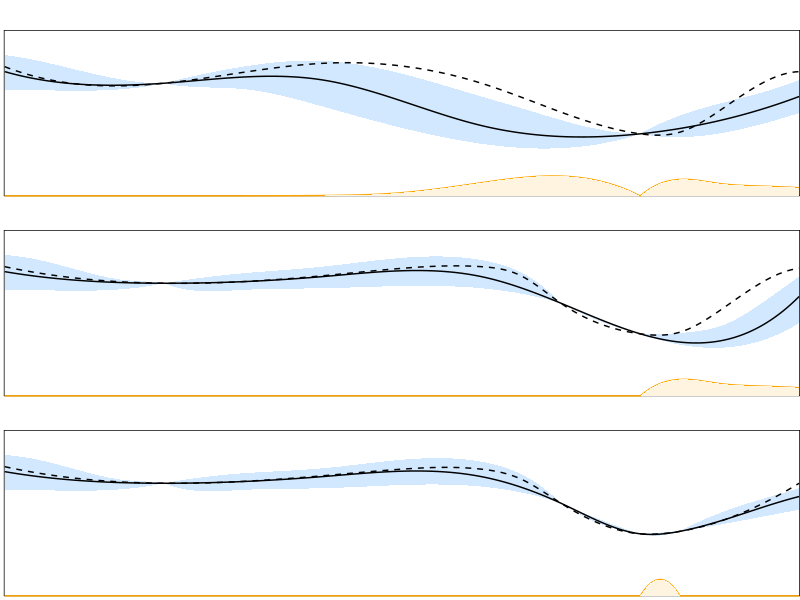

Write the R code that produced this figure.
library(ggplot2)
library(cowplot)


## plot1
df <- data.frame(xx=seq(0, 10, 0.05))

# observation and objective function
y.true <- c(7.5, 6.8, 7.0, 4.25, 3.75, 6.0)
y.predict <- c(7.8, 6.8, 8.0, 6.8, 3.75, 3.85, 5.15, 7.5)

df$y.true <- splinefun(x=seq(0, 10, 2), y.true)(df$xx)
df$y.predict <- splinefun(x=c(seq(0, 8, 2), 8.5, 9, 10), y.predict)(df$xx)

# confidence interval
# lower bound
x.lci.1 <- seq(0, 2, 0.05)
y.lci.1 <- splinefun(x=c(0, 1, 1.5, 2),
                     y=c(6.4, 6.35, 6.45, 6.8))(x.lci.1)

x.lci.2 <- seq(2, 8, 0.05)
y.lci.2 <- splinefun(x=c(2, 2.2, 3, 4, 6, 8),
                     y=c(6.8, 6.65, 6.45, 5.4, 3.15, 3.75))(x.lci.2)

x.lci.3 <- seq(8, 10, 0.05)
y.lci.3 <- splinefun(x=c(8, 8.5, 9.5, 10),
                     y=c(3.75, 3.55, 4.3, 5.0))(x.lci.3)

temp.df <- data.frame(x.lci=c(x.lci.1, x.lci.2, x.lci.3), 
                      y.lci=c(y.lci.1, y.lci.2, y.lci.3))
temp.df <- temp.df[!duplicated(temp.df$x.lci), ]

df$y.lci <- NULL
df$y.lci[which(abs(df$xx-temp.df$x.lci)<0.01)] <- temp.df$y.lci

# upper bound
x.uci.1 <- seq(0, 2, 0.05)
y.uci.1 <- splinefun(x=c(0, 1, 1.5, 2),
                     y=c(8.5, 7.5, 7.0, 6.8))(x.uci.1)

x.uci.2 <- seq(2, 8, 0.05)
y.uci.2 <- splinefun(x=c(2, 3, 4, 6, 6.5, 7.5, 8),
                     y=c(6.8, 7.8, 8.15, 6.0, 5.3, 4.0, 3.75))(x.uci.2)

x.uci.3 <- seq(8, 10, 0.05)
y.uci.3 <- splinefun(x=c(8, 8.5, 9.5, 10),
                     y=c(3.75, 4.85, 6.2, 7.0))(x.uci.3)

temp.df <- data.frame(x.uci=c(x.uci.1, x.uci.2, x.uci.3), 
                      y.uci=c(y.uci.1, y.uci.2, y.uci.3))
temp.df <- temp.df[!duplicated(temp.df$x.uci), ]

df$y.uci <- NULL
df$y.uci[which(abs(df$xx-temp.df$x.uci)<0.01)] <- temp.df$y.uci

# other curves
x.o.1 <- seq(0, 8, 0.05)
y.o.1 <- splinefun(x=seq(0, 8, 1),
                     y=c(0, 0, 0, 0.01, 0.03, 0.2, 0.8, 1.2, 0))(x.o.1)

x.o.2 <- seq(8, 10, 0.05)
y.o.2 <- splinefun(x=c(8, 8.5, 9, 9.5, 10),
                   y=c(0, 1, 0.75, 0.6, 0.5))(x.o.2)

temp.df <- data.frame(x.o=c(x.o.1, x.o.2), 
                      y.o=c(y.o.1, y.o.2))
temp.df <- temp.df[!duplicated(temp.df$x.o), ]

df$y.o <- NULL
df$y.o[which(abs(df$xx-temp.df$x.o)<0.01)] <- temp.df$y.o
df$y.o[which(df$y.o<0.01)] <- 0.01



p1 <- ggplot(df, aes(x = xx)) + 
  theme(
    panel.background = element_rect(fill = "white", color = "black"),  # 设置透明背景和图形边框
    panel.grid.major = element_blank(),  # 不显示网格线
    panel.grid.minor = element_blank(),  # 不显示网格线
    axis.title = element_blank(),  # 不显示坐标轴标签
    axis.text = element_blank(),  # 不显示坐标轴刻度
    axis.ticks = element_blank(), # 不显示坐标轴刻度线
    plot.margin = margin(t = 0.3, r = 0, b = 0, l = 0, unit = "inch")
  ) +
  scale_x_continuous(expand = c(0.001, 0.001), limits = c(0, 10)) +  
  scale_y_continuous(expand = c(0.001, 0.001), limits = c(0, 10)) + 
  geom_ribbon(aes(ymin = y.lci, ymax = y.uci), fill = "#d1e8ff") +
  geom_line(aes(y = y.true), color = "black") + 
  geom_line(aes(y = y.predict), color = "black", linetype = "dashed") + 
  # geom_line(aes(y = y.lci), color = "blue") + 
  # geom_line(aes(y = y.uci), color = "blue") + 
  geom_line(aes(y = y.o), color = "orange") +
  geom_ribbon(aes(ymin = 0, ymax = y.o), fill = "#fff4e0")



## plot2
df <- data.frame(xx=seq(0, 10, 0.05))

# observation and objective function
y.true <- c(7.5, 6.8, 7.2, 7.2, 3.75, 6.0, 5.6)
y.predict <- c(7.8, 6.8, 7.25, 7.7, 7.8, 7.25, 5.6, 3.75, 3.85, 5.15, 7.7)

df$y.true <- splinefun(x=c(seq(0, 10, 2), 7), y.true)(df$xx)
df$y.predict <- splinefun(x=c(seq(0, 4, 2), 5, 6, 6.5, 7, 8, 8.5, 9, 10), y.predict)(df$xx)

# confidence interval
# lower bound
x.lci.1 <- seq(0, 2, 0.05)
y.lci.1 <- splinefun(x=c(0, 1, 1.5, 2),
                     y=c(6.4, 6.35, 6.45, 6.8))(x.lci.1)

x.lci.2 <- seq(2, 7, 0.05)
y.lci.2 <- splinefun(x=c(2, 2.2, 3, 4, 6, 7),
                     y=c(6.8, 6.5, 6.4, 6.5, 6.5, 5.6))(x.lci.2)

x.lci.3 <- seq(7, 8, 0.05)
y.lci.3 <- splinefun(x=c(7, 7.5, 8),
                     y=c(5.6, 4.5, 3.75))(x.lci.3)

x.lci.4 <- seq(8, 10, 0.05)
y.lci.4 <- splinefun(x=c(8, 8.5, 9.5, 10),
                     y=c(3.75, 3.1, 3.3, 4.4))(x.lci.4)

temp.df <- data.frame(x.lci=c(x.lci.1, x.lci.2, x.lci.3, x.lci.4), 
                      y.lci=c(y.lci.1, y.lci.2, y.lci.3, y.lci.4))
temp.df <- temp.df[!duplicated(temp.df$x.lci), ]

df$y.lci <- NULL
df$y.lci[which(abs(df$xx-temp.df$x.lci)<0.01)] <- temp.df$y.lci

# upper bound
x.uci.1 <- seq(0, 2, 0.05)
y.uci.1 <- splinefun(x=c(0, 1, 1.5, 1.8, 2),
                     y=c(8.5, 7.5, 7.0, 6.9, 6.8))(x.uci.1)

x.uci.2 <- seq(2, 7, 0.05)
y.uci.2 <- splinefun(x=c(2, 3, 4, 6, 6.5, 7),
                     y=c(6.8, 7.4, 7.8, 8.2, 7.45, 5.6))(x.uci.2)

x.uci.3 <- seq(7, 8, 0.05)
y.uci.3 <- splinefun(x=c(7, 7.5, 8),
                     y=c(5.6, 4.6, 3.75))(x.uci.3)

x.uci.4 <- seq(8, 10, 0.05)
y.uci.4 <- splinefun(x=c(8, 8.5, 8.7, 9, 9.5, 10),
                     y=c(3.75, 3.8, 3.9, 4.2, 5.5, 7.2))(x.uci.4)

temp.df <- data.frame(x.uci=c(x.uci.1, x.uci.2, x.uci.3, x.uci.4), 
                      y.uci=c(y.uci.1, y.uci.2, y.uci.3, y.uci.4))
temp.df <- temp.df[!duplicated(temp.df$x.uci), ]

df$y.uci <- NULL
df$y.uci[which(abs(df$xx-temp.df$x.uci)<0.01)] <- temp.df$y.uci

# other curves
x.o.1 <- seq(0, 8, 0.05)
y.o.1 <- splinefun(x=seq(0, 8, 1),
                   y=c(0, 0, 0, 0, 0, 0, 0, 0, 0))(x.o.1)

x.o.2 <- seq(8, 10, 0.05)
y.o.2 <- splinefun(x=c(8, 8.5, 9, 9.5, 10),
                   y=c(0, 1, 0.75, 0.6, 0.5))(x.o.2)

temp.df <- data.frame(x.o=c(x.o.1, x.o.2), 
                      y.o=c(y.o.1, y.o.2))
temp.df <- temp.df[!duplicated(temp.df$x.o), ]

df$y.o <- NULL
df$y.o[which(abs(df$xx-temp.df$x.o)<0.01)] <- temp.df$y.o
df$y.o[which(df$y.o<0.01)] <- 0.01



p2 <- ggplot(df, aes(x = xx)) + 
  theme(
    panel.background = element_rect(fill = "white", color = "black"),  # 设置透明背景和图形边框
    panel.grid.major = element_blank(),  # 不显示网格线
    panel.grid.minor = element_blank(),  # 不显示网格线
    axis.title = element_blank(),  # 不显示坐标轴标签
    axis.text = element_blank(),  # 不显示坐标轴刻度
    axis.ticks = element_blank(), # 不显示坐标轴刻度线
    plot.margin = margin(t = 0.3, r = 0, b = 0, l = 0, unit = "inch")
  ) +
  scale_x_continuous(expand = c(0.001, 0.001), limits = c(0, 10)) +  
  scale_y_continuous(expand = c(0.001, 0.001), limits = c(0, 10)) + 
  geom_ribbon(aes(ymin = y.lci, ymax = y.uci), fill = "#d1e8ff") +
  geom_line(aes(y = y.true), color = "black") + 
  geom_line(aes(y = y.predict), color = "black", linetype = "dashed") + 
  # geom_line(aes(y = y.lci), color = "blue") +
  # geom_line(aes(y = y.uci), color = "blue") +
  # geom_ribbon(aes(ymin = y.lci, ymax = y.uci), fill = "#1E90FF", alpha = 0.2) +
  geom_line(aes(y = y.o), color = "orange") +
  geom_ribbon(aes(ymin = 0, ymax = y.o), fill = "#fff4e0")




## plot3
df <- data.frame(xx=seq(0, 10, 0.05))

# observation and objective function
y.true <- c(7.5, 6.8, 7.2, 7.2, 3.75, 6.0, 5.6, 3.9)
y.predict <- c(7.8, 6.8, 7.25, 7.65, 7.65, 7.05, 5.6, 3.75, 3.9, 4.5, 6.8)

df$y.true <- splinefun(x=c(seq(0, 10, 2), 7, 8.5), y.true)(df$xx)
df$y.predict <- splinefun(x=c(seq(0, 4, 2), 5, 6, 6.5, 7, 8, 8.5, 9, 10), y.predict)(df$xx)

# confidence interval
# lower bound
x.lci.1 <- seq(0, 2, 0.05)
y.lci.1 <- splinefun(x=c(0, 1, 1.5, 2),
                     y=c(6.4, 6.35, 6.45, 6.8))(x.lci.1)

x.lci.2 <- seq(2, 7, 0.05)
y.lci.2 <- splinefun(x=c(2, 2.2, 3, 4, 6, 7),
                     y=c(6.8, 6.5, 6.4, 6.5, 6.6, 5.6))(x.lci.2)

x.lci.3 <- seq(7, 8, 0.05)
y.lci.3 <- splinefun(x=c(7, 7.5, 8),
                     y=c(5.6, 4.35, 3.75))(x.lci.3)

x.lci.4 <- seq(8, 8.5, 0.05)
y.lci.4 <- splinefun(x=c(8, 8.25, 8.5),
                     y=c(3.75, 3.65, 3.9))(x.lci.4)

x.lci.5 <- seq(8.5, 10, 0.05)
y.lci.5 <- splinefun(x=c(8.5, 9, 9.5, 10),
                     y=c(3.9, 4.3, 4.75, 5.2))(x.lci.5)

temp.df <- data.frame(x.lci=c(x.lci.1, x.lci.2, x.lci.3, x.lci.4, x.lci.5), 
                      y.lci=c(y.lci.1, y.lci.2, y.lci.3, y.lci.4, y.lci.5))
temp.df <- temp.df[!duplicated(temp.df$x.lci), ]

df$y.lci <- NULL
df$y.lci[which(abs(df$xx-temp.df$x.lci)<0.01)] <- temp.df$y.lci

# upper bound
x.uci.1 <- seq(0, 2, 0.05)
y.uci.1 <- splinefun(x=c(0, 1, 1.5, 1.8, 2),
                     y=c(8.5, 7.5, 7.0, 6.9, 6.8))(x.uci.1)

x.uci.2 <- seq(2, 7, 0.05)
y.uci.2 <- splinefun(x=c(2, 3, 4, 6, 6.5, 7),
                     y=c(6.8, 7.4, 7.7, 8.1, 7.35, 5.6))(x.uci.2)

x.uci.3 <- seq(7, 8, 0.05)
y.uci.3 <- splinefun(x=c(7, 7.5, 8),
                     y=c(5.6, 4.6, 3.75))(x.uci.3)

x.uci.4 <- seq(8, 8.5, 0.05)
y.uci.4 <- splinefun(x=c(8, 8.25, 8.5),
                     y=c(3.75, 3.825, 3.9))(x.uci.4)

x.uci.5 <- seq(8.5, 10, 0.05)
y.uci.5 <- splinefun(x=c(8.5, 9, 9.5, 10),
                     y=c(3.9, 5.0, 5.8, 6.5))(x.uci.5)

temp.df <- data.frame(x.uci=c(x.uci.1, x.uci.2, x.uci.3, x.uci.4, x.uci.5), 
                      y.uci=c(y.uci.1, y.uci.2, y.uci.3, y.uci.4, y.uci.5))
temp.df <- temp.df[!duplicated(temp.df$x.uci), ]

df$y.uci <- NULL
df$y.uci[which(abs(df$xx-temp.df$x.uci)<0.01)] <- temp.df$y.uci

# other curves
x.o.1 <- seq(0, 8, 0.05)
y.o.1 <- splinefun(x=seq(0, 8, 1),
                   y=c(0, 0, 0, 0, 0, 0, 0, 0, 0))(x.o.1)

x.o.2 <- seq(8, 8.5, 0.05)
y.o.2 <- splinefun(x=c(8, 8.25, 8.5),
                   y=c(0, 1, 0))(x.o.2)

x.o.3 <- seq(8.5, 10, 0.05)
y.o.3 <- splinefun(x=c(8.5, 9, 9.5, 10),
                   y=c(0, 0, 0, 0))(x.o.3)

temp.df <- data.frame(x.o=c(x.o.1, x.o.2, x.o.3), 
                      y.o=c(y.o.1, y.o.2, y.o.3))
temp.df <- temp.df[!duplicated(temp.df$x.o), ]

df$y.o <- NULL
df$y.o[which(abs(df$xx-temp.df$x.o)<0.01)] <- temp.df$y.o
df$y.o[which(df$y.o<0.01)] <- 0.01



p3 <- ggplot(df, aes(x = xx)) + 
  theme(
    panel.background = element_rect(fill = "white", color = "black"),  # 设置透明背景和图形边框
    panel.grid.major = element_blank(),  # 不显示网格线
    panel.grid.minor = element_blank(),  # 不显示网格线
    axis.title = element_blank(),  # 不显示坐标轴标签
    axis.text = element_blank(),  # 不显示坐标轴刻度
    axis.ticks = element_blank(), # 不显示坐标轴刻度线
    plot.margin = margin(t = 0.3, r = 0, b = 0, l = 0, unit = "inch")
  ) +
  scale_x_continuous(expand = c(0.001, 0.001), limits = c(0, 10)) +  
  scale_y_continuous(expand = c(0.001, 0.001), limits = c(0, 10)) + 
  geom_ribbon(aes(ymin = y.lci, ymax = y.uci), fill = "#d1e8ff") +
  geom_line(aes(y = y.true), color = "black") + 
  geom_line(aes(y = y.predict), color = "black", linetype = "dashed") + 
  # geom_line(aes(y = y.lci), color = "blue") +
  # geom_line(aes(y = y.uci), color = "blue") +
  # geom_ribbon(aes(ymin = y.lci, ymax = y.uci), fill = "#1E90FF", alpha = 0.2) +
  geom_line(aes(y = y.o), color = "orange") +
  geom_ribbon(aes(ymin = 0, ymax = y.o), fill = "#fff4e0")













plot_combined <- plot_grid(p1, p2, p3, ncol = 1)
ggsave("C:/Users/LY/Desktop/figure2.svg", plot_combined, device = "svg", width = 5, height = 6, units = "in")

